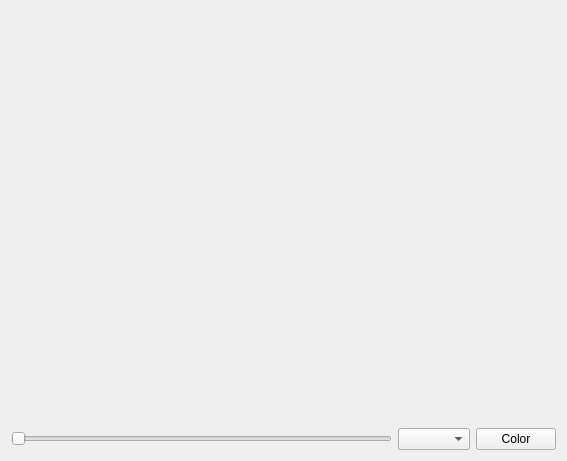
<?xml version="1.0" encoding="UTF-8"?>
<ui version="4.0">
 <class>MainWindow</class>
 <widget class="QMainWindow" name="MainWindow">
  <property name="geometry">
   <rect>
    <x>0</x>
    <y>0</y>
    <width>567</width>
    <height>461</height>
   </rect>
  </property>
  <property name="windowTitle">
   <string>MainWindow</string>
  </property>
  <widget class="QWidget" name="centralWidget">
   <layout class="QVBoxLayout" name="verticalLayout">
    <item>
     <widget class="CircularProgressBar" name="widget" native="true">
      <property name="sizePolicy">
       <sizepolicy hsizetype="Preferred" vsizetype="Expanding">
        <horstretch>0</horstretch>
        <verstretch>0</verstretch>
       </sizepolicy>
      </property>
     </widget>
    </item>
    <item>
     <layout class="QHBoxLayout" name="horizontalLayout">
      <item>
       <widget class="QSlider" name="horizontalSlider">
        <property name="sizePolicy">
         <sizepolicy hsizetype="Expanding" vsizetype="Fixed">
          <horstretch>0</horstretch>
          <verstretch>0</verstretch>
         </sizepolicy>
        </property>
        <property name="maximum">
         <number>100</number>
        </property>
        <property name="orientation">
         <enum>Qt::Horizontal</enum>
        </property>
       </widget>
      </item>
      <item>
       <widget class="QComboBox" name="comboBox"/>
      </item>
      <item>
       <widget class="QPushButton" name="pushButton">
        <property name="text">
         <string>Color</string>
        </property>
       </widget>
      </item>
     </layout>
    </item>
   </layout>
  </widget>
 </widget>
 <layoutdefault spacing="6" margin="11"/>
 <customwidgets>
  <customwidget>
   <class>CircularProgressBar</class>
   <extends>QWidget</extends>
   <header>circularprogressbar.h</header>
   <container>1</container>
   <slots>
    <slot>setValue(int)</slot>
   </slots>
  </customwidget>
 </customwidgets>
 <resources/>
 <connections>
  <connection>
   <sender>horizontalSlider</sender>
   <signal>valueChanged(int)</signal>
   <receiver>widget</receiver>
   <slot>setValue(int)</slot>
   <hints>
    <hint type="sourcelabel">
     <x>262</x>
     <y>434</y>
    </hint>
    <hint type="destinationlabel">
     <x>265</x>
     <y>380</y>
    </hint>
   </hints>
  </connection>
  <connection>
   <sender>pushButton</sender>
   <signal>clicked()</signal>
   <receiver>MainWindow</receiver>
   <slot>changeColor()</slot>
   <hints>
    <hint type="sourcelabel">
     <x>527</x>
     <y>443</y>
    </hint>
    <hint type="destinationlabel">
     <x>560</x>
     <y>430</y>
    </hint>
   </hints>
  </connection>
 </connections>
 <slots>
  <slot>changeColor()</slot>
 </slots>
</ui>
